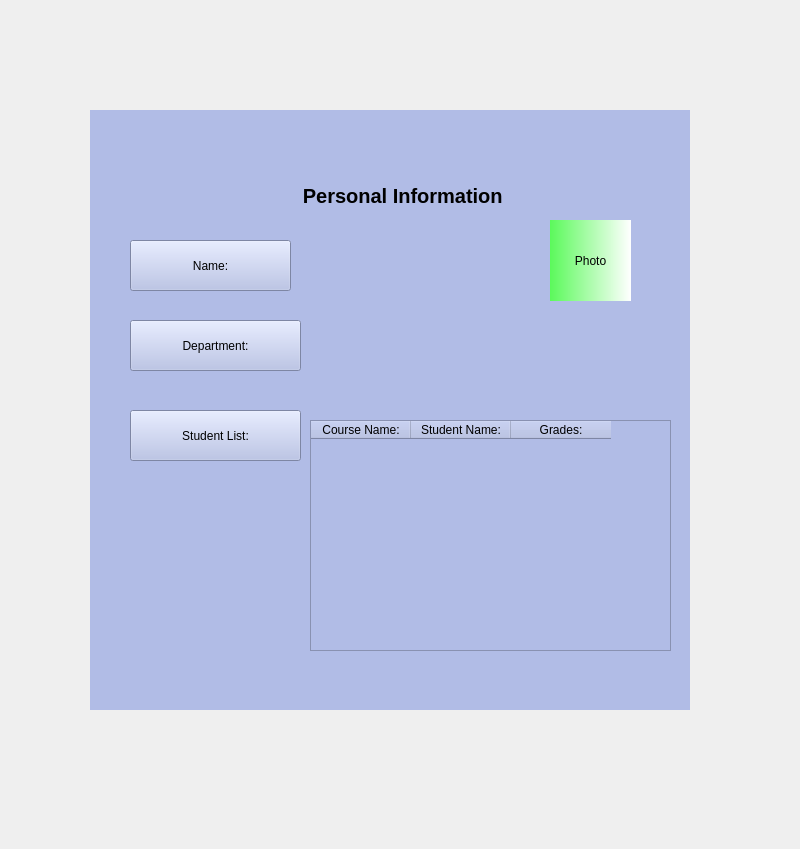
<?xml version="1.0" encoding="UTF-8"?>
<ui version="4.0">
 <class>Widget</class>
 <widget class="QWidget" name="Widget">
  <property name="geometry">
   <rect>
    <x>0</x>
    <y>0</y>
    <width>800</width>
    <height>849</height>
   </rect>
  </property>
  <property name="windowTitle">
   <string>Widget</string>
  </property>
  <widget class="QStackedWidget" name="stackedWidget">
   <property name="geometry">
    <rect>
     <x>90</x>
     <y>110</y>
     <width>600</width>
     <height>600</height>
    </rect>
   </property>
   <property name="minimumSize">
    <size>
     <width>600</width>
     <height>600</height>
    </size>
   </property>
   <property name="styleSheet">
    <string notr="true">background-color: rgb(177, 188, 230)</string>
   </property>
   <property name="currentIndex">
    <number>3</number>
   </property>
   <widget class="QWidget" name="login">
    <widget class="QPushButton" name="pushButton">
     <property name="geometry">
      <rect>
       <x>130</x>
       <y>330</y>
       <width>131</width>
       <height>61</height>
      </rect>
     </property>
     <property name="text">
      <string>For Students</string>
     </property>
    </widget>
    <widget class="QPushButton" name="pushButton_2">
     <property name="geometry">
      <rect>
       <x>330</x>
       <y>330</y>
       <width>141</width>
       <height>61</height>
      </rect>
     </property>
     <property name="text">
      <string>For Teachers</string>
     </property>
    </widget>
    <widget class="QLabel" name="label">
     <property name="geometry">
      <rect>
       <x>190</x>
       <y>220</y>
       <width>231</width>
       <height>31</height>
      </rect>
     </property>
     <property name="font">
      <font>
       <pointsize>17</pointsize>
       <bold>true</bold>
      </font>
     </property>
     <property name="text">
      <string>Please select one.</string>
     </property>
     <property name="alignment">
      <set>Qt::AlignCenter</set>
     </property>
    </widget>
   </widget>
   <widget class="QWidget" name="page_5"/>
   <widget class="QWidget" name="teacher_entry">
    <widget class="QPushButton" name="pushButton_6">
     <property name="geometry">
      <rect>
       <x>210</x>
       <y>170</y>
       <width>181</width>
       <height>61</height>
      </rect>
     </property>
     <property name="text">
      <string>Username</string>
     </property>
    </widget>
    <widget class="QPushButton" name="pushButton_7">
     <property name="geometry">
      <rect>
       <x>210</x>
       <y>250</y>
       <width>181</width>
       <height>61</height>
      </rect>
     </property>
     <property name="text">
      <string>Password</string>
     </property>
    </widget>
    <widget class="QPushButton" name="pushButton_8">
     <property name="geometry">
      <rect>
       <x>250</x>
       <y>340</y>
       <width>100</width>
       <height>32</height>
      </rect>
     </property>
     <property name="text">
      <string>Login</string>
     </property>
    </widget>
   </widget>
   <widget class="QWidget" name="teacher_info">
    <widget class="QLabel" name="label_4">
     <property name="geometry">
      <rect>
       <x>190</x>
       <y>70</y>
       <width>251</width>
       <height>31</height>
      </rect>
     </property>
     <property name="font">
      <font>
       <pointsize>15</pointsize>
       <bold>true</bold>
      </font>
     </property>
     <property name="text">
      <string>Personal Information </string>
     </property>
     <property name="alignment">
      <set>Qt::AlignCenter</set>
     </property>
    </widget>
    <widget class="QPushButton" name="pushButton_12">
     <property name="geometry">
      <rect>
       <x>40</x>
       <y>130</y>
       <width>161</width>
       <height>51</height>
      </rect>
     </property>
     <property name="text">
      <string>Name:</string>
     </property>
    </widget>
    <widget class="QPushButton" name="pushButton_13">
     <property name="geometry">
      <rect>
       <x>40</x>
       <y>210</y>
       <width>171</width>
       <height>51</height>
      </rect>
     </property>
     <property name="text">
      <string>Department:</string>
     </property>
    </widget>
    <widget class="QPushButton" name="pushButton_14">
     <property name="geometry">
      <rect>
       <x>40</x>
       <y>300</y>
       <width>171</width>
       <height>51</height>
      </rect>
     </property>
     <property name="text">
      <string>Student List:</string>
     </property>
    </widget>
    <widget class="QLabel" name="label_5">
     <property name="geometry">
      <rect>
       <x>460</x>
       <y>110</y>
       <width>81</width>
       <height>81</height>
      </rect>
     </property>
     <property name="styleSheet">
      <string notr="true">background-color: qlineargradient(spread:pad, x1:0, y1:0, x2:1, y2:0, stop:0 rgba(91, 249, 91, 255), stop:1 rgba(255, 255, 255, 255));</string>
     </property>
     <property name="text">
      <string>Photo</string>
     </property>
     <property name="alignment">
      <set>Qt::AlignCenter</set>
     </property>
    </widget>
    <widget class="QTableWidget" name="tableWidget">
     <property name="geometry">
      <rect>
       <x>220</x>
       <y>310</y>
       <width>361</width>
       <height>231</height>
      </rect>
     </property>
     <column>
      <property name="text">
       <string>Course Name:</string>
      </property>
     </column>
     <column>
      <property name="text">
       <string>Student Name:</string>
      </property>
     </column>
     <column>
      <property name="text">
       <string>Grades:</string>
      </property>
     </column>
    </widget>
   </widget>
   <widget class="QWidget" name="student_entry">
    <widget class="QPushButton" name="pushButton_3">
     <property name="geometry">
      <rect>
       <x>210</x>
       <y>170</y>
       <width>191</width>
       <height>61</height>
      </rect>
     </property>
     <property name="text">
      <string>Student Number</string>
     </property>
    </widget>
    <widget class="QPushButton" name="pushButton_4">
     <property name="geometry">
      <rect>
       <x>210</x>
       <y>260</y>
       <width>191</width>
       <height>61</height>
      </rect>
     </property>
     <property name="text">
      <string>Password</string>
     </property>
    </widget>
    <widget class="QPushButton" name="pushButton_5">
     <property name="geometry">
      <rect>
       <x>260</x>
       <y>360</y>
       <width>100</width>
       <height>32</height>
      </rect>
     </property>
     <property name="text">
      <string>Login</string>
     </property>
    </widget>
   </widget>
   <widget class="QWidget" name="student_info">
    <widget class="QLabel" name="label_2">
     <property name="geometry">
      <rect>
       <x>180</x>
       <y>30</y>
       <width>241</width>
       <height>41</height>
      </rect>
     </property>
     <property name="font">
      <font>
       <pointsize>15</pointsize>
       <bold>true</bold>
      </font>
     </property>
     <property name="text">
      <string>Personal Information </string>
     </property>
     <property name="alignment">
      <set>Qt::AlignCenter</set>
     </property>
    </widget>
    <widget class="QPushButton" name="pushButton_9">
     <property name="geometry">
      <rect>
       <x>50</x>
       <y>110</y>
       <width>171</width>
       <height>51</height>
      </rect>
     </property>
     <property name="text">
      <string>Name:</string>
     </property>
    </widget>
    <widget class="QPushButton" name="pushButton_10">
     <property name="geometry">
      <rect>
       <x>50</x>
       <y>190</y>
       <width>171</width>
       <height>51</height>
      </rect>
     </property>
     <property name="text">
      <string>Student Number:</string>
     </property>
    </widget>
    <widget class="QLabel" name="label_3">
     <property name="geometry">
      <rect>
       <x>450</x>
       <y>90</y>
       <width>91</width>
       <height>81</height>
      </rect>
     </property>
     <property name="styleSheet">
      <string notr="true">background-color: qlineargradient(spread:pad, x1:0, y1:0, x2:1, y2:0, stop:0 rgba(91, 249, 91, 255), stop:1 rgba(255, 255, 255, 255));</string>
     </property>
     <property name="text">
      <string>Photo</string>
     </property>
     <property name="alignment">
      <set>Qt::AlignCenter</set>
     </property>
    </widget>
    <widget class="QPushButton" name="pushButton_11">
     <property name="geometry">
      <rect>
       <x>50</x>
       <y>281</y>
       <width>161</width>
       <height>51</height>
      </rect>
     </property>
     <property name="text">
      <string>Aldığı dersler:</string>
     </property>
    </widget>
    <widget class="QTableWidget" name="tableWidget_2">
     <property name="geometry">
      <rect>
       <x>250</x>
       <y>310</y>
       <width>311</width>
       <height>231</height>
      </rect>
     </property>
     <column>
      <property name="text">
       <string>Course Name:</string>
      </property>
     </column>
     <column>
      <property name="text">
       <string>Grades:</string>
      </property>
     </column>
    </widget>
   </widget>
  </widget>
 </widget>
 <resources/>
 <connections/>
</ui>
